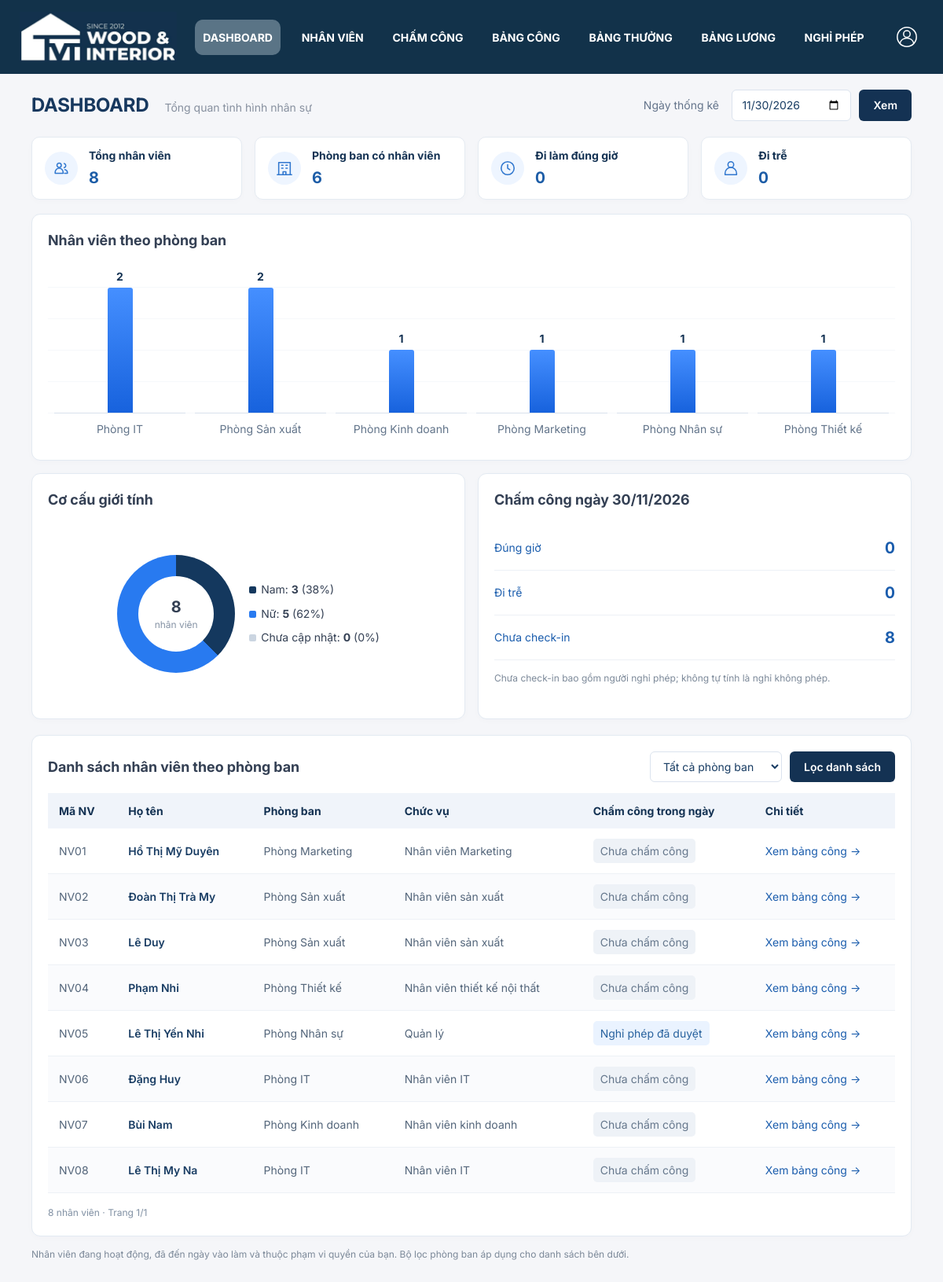
/dashboard/ (signed in), run on the app's committed database.
### nhan_vien/models.py (models this page shows, shortened)
class Department(models.Model):
    code = models.CharField('Mã phòng', max_length=30, unique=True)
    name = models.CharField('Tên phòng', max_length=150)
    allows_overtime = models.BooleanField('Phòng Sản xuất được phép OT', default=False)
    manager = models.ForeignKey('Employee', null=True, blank=True, on_delete=models.SET_NULL,
                                related_name='managed_departments', verbose_name='Trưởng phòng')
    class Meta:
        db_table = 'Phong_ban'
        constraints = [models.UniqueConstraint(fields=['allows_overtime'], condition=models.Q(allows_overtime=True),
                                               name='one_production_overtime_department')]
    def __str__(self):
        return self.name

class Employee(models.Model):
    GENDER_CHOICES = [('Nam', 'Nam'), ('Nữ', 'Nữ')]
    EMPLOYMENT_STATUS_CHOICES = [
        ('Đang làm việc', 'Đang làm việc'),
        ('Tạm nghỉ', 'Tạm nghỉ'),
        ('Đã nghỉ việc', 'Đã nghỉ việc'),
    ]
    code = models.CharField('Mã nhân viên', max_length=25, unique=True)
    full_name = models.CharField('Họ tên', max_length=255)
    user = models.OneToOneField(settings.AUTH_USER_MODEL, on_delete=models.PROTECT,
                               related_name='employee', verbose_name='Tài khoản')
    department = models.ForeignKey(Department, on_delete=models.PROTECT, verbose_name='Phòng ban')
    position = models.ForeignKey('Position', null=True, blank=True, on_delete=models.SET_NULL,
                                 related_name='employees', verbose_name='Chức vụ')
    avatar = models.FileField('Ảnh đại diện', upload_to='employees/avatars/', blank=True,
                              validators=[FileExtensionValidator(['jpg', 'jpeg', 'png', 'webp'])])
    national_id = models.CharField('CCCD', max_length=12, null=True, blank=True, unique=True)
    gender = models.CharField('Giới tính', max_length=10, choices=GENDER_CHOICES, blank=True)
    date_of_birth = models.DateField('Ngày sinh', null=True, blank=True)
    phone = models.CharField('Số điện thoại', max_length=15, null=True, blank=True, unique=True)
    address = models.CharField('Địa chỉ', max_length=255, blank=True)
    hire_date = models.DateField('Ngày vào làm')
    base_salary = models.DecimalField('Lương cơ bản', max_digits=16, decimal_places=2,
                                     validators=[MinValueValidator(0)])
    payroll_settings = models.JSONField('Thiết lập tính lương dùng chung', null=True, blank=True, default=None)
    is_active = models.BooleanField('Đang làm việc', default=True)
    employment_status = models.CharField('Trạng thái nhân viên', max_length=30,
                                         choices=EMPLOYMENT_STATUS_CHOICES,
                                         default='Đang làm việc')
    class Meta:
        ordering = ['code']
        db_table = 'Ho_so_ca_nhan'

class Position(models.Model):
    department = models.ForeignKey(Department, on_delete=models.PROTECT, related_name='positions')
    name = models.CharField('Tên chức vụ', max_length=255)
    salary_coefficient = models.DecimalField('Hệ số lương chức vụ', max_digits=4,
                                             decimal_places=1, validators=[MinValueValidator(0)])
    class Meta:
        db_table = 'Chuc_vu'
        ordering = ['department__name', 'name']
        constraints = [models.UniqueConstraint(fields=['department', 'name'], name='unique_position_per_department')]

### config/views.py (the view)
# urls.py: path('dashboard/', dashboard, name='dashboard'),
@login_required
def dashboard(request):
    if not has_role(request.user, HR, DIRECTOR, MANAGER):
        return redirect('bang_cong:danh-sach')
    form = DashboardFilter(request.user, request.GET)
    context = dashboard_context(request.user, form) if form.is_valid() else {}
    query = request.GET.copy()
    query.pop('page', None)
    context.update({'form': form, 'page_obj': Paginator(context.get('employee_rows', []), 10).get_page(request.GET.get('page')),
                    'page_query': query.urlencode()})
    return render(request, 'dashboard.html', context)

### config/dashboard.py
class DashboardFilter(forms.Form):
    date = forms.DateField(label='Ngày thống kê', widget=forms.DateInput(attrs={'type': 'date'}, format='%Y-%m-%d'))
    department = forms.ModelChoiceField(label='Phòng ban', queryset=Department.objects.none(), required=False, empty_label='Tất cả phòng ban')
    def __init__(self, user, data=None):
        values = {'date': timezone.localdate().isoformat()}
        if data:
            values.update(data.dict())
        super().__init__(values)
        self.fields['department'].queryset = Department.objects.filter(pk__in=visible_employees(user).values('department_id')).order_by('name')

### nhan_vien/access.py (called while the page is built)
def has_role(user, *roles):
    return user.is_authenticated and (user.is_superuser or user.groups.filter(name__in=roles).exists())

def visible_employees(user):
    employees = Employee.objects.select_related('department', 'user')
    if has_role(user, HR, DIRECTOR):
        return employees
    if has_role(user, MANAGER):
        return employees.filter(department__manager__user=user)
    return employees.filter(user=user)

### nhan_vien/templatetags/access_tags.py (called while the page is built)
@register.simple_tag
def role_allowed(user, *roles):
    return has_role(user, *roles)

### templates/dashboard.html (shortened to what this page needs)
{% extends 'base.html' %}{% load static %}
{% block extra_head %}<link rel="stylesheet" href="{% static 'css/dashboard.css' %}?v=links"><link rel="stylesheet" href="{% static 'css/dashboard-typography.css' %}?v=4">{% endblock %}
{% block content %}
<section class="db-page">
<header class="db-heading"><div><h1>Dashboard</h1><p>Tổng quan tình hình nhân sự</p></div><form method="get"><label for="id_date">Ngày thống kê</label>{{ form.date }}<button>Xem</button></form></header>
{% if form.errors %}<div class="alert alert-danger">{{ form.errors }}</div>{% else %}
<div class="db-cards">
<a class="db-card-link" href="{% url 'employees' %}?active_as_of={{ selected_day|date:'Y-m-d' }}"><span class="db-icon" aria-hidden="true"><svg viewBox="0 0 24 24"><circle cx="9" cy="8" r="3"/><path d="M3.5 19v-1.5a5.5 5.5 0 0 1 11 0V19zM16 5.5a3 3 0 0 1 0 5.8M17 14a4.5 4.5 0 0 1 3.5 4.4V19h-4"/></svg></span><div><h2>Tổng nhân viên</h2><strong>{{ total_employees }}</strong></div></a>
<a class="db-card-link" href="{% url 'departments' %}?date={{ selected_day|date:'Y-m-d' }}"><span class="db-icon" aria-hidden="true"><svg viewBox="0 0 24 24"><path d="M4 21V4h16v17M2 21h20M8 8h2m4 0h2M8 12h2m4 0h2M10 21v-4h4v4"/></svg></span><div><h2>Phòng ban có nhân viên</h2><strong>{{ department_count }}</strong></div></a>
<a class="db-card-link" href="{% url 'bang_cong:danh-sach' %}?month={{ selected_day.month }}&amp;year={{ selected_day.year }}&amp;day={{ selected_day|date:'Y-m-d' }}&amp;day_state=ontime"><span class="db-icon" aria-hidden="true"><svg viewBox="0 0 24 24"><circle cx="12" cy="12" r="9"/><path d="M12 7v5l3 2"/></svg></span><div><h2>Đi làm đúng giờ</h2><strong>{{ attendance_counts.ontime }}</strong></div></a>
<a class="db-card-link" href="{% url 'bang_cong:danh-sach' %}?month={{ selected_day.month }}&amp;year={{ selected_day.year }}&amp;day={{ selected_day|date:'Y-m-d' }}&amp;day_state=late"><span class="db-icon" aria-hidden="true"><svg viewBox="0 0 24 24"><circle cx="12" cy="7" r="4"/><path d="M4 21v-2a8 8 0 0 1 16 0v2z"/></svg></span><div><h2>Đi trễ</h2><strong>{{ attendance_counts.late }}</strong></div></a>
</div>
<div class="db-charts">
<article class="db-panel"><h2>Nhân viên theo phòng ban</h2><div class="db-bars">{% for department in departments %}<a class="db-bar-column" href="{% url 'employees' %}?active_as_of={{ selected_day|date:'Y-m-d' }}&amp;department={{ department.department_id }}"><div class="db-bar-track"><div class="db-bar" style="height:{{ department.height }}%"><strong>{{ department.total }}</strong></div></div><span>{{ department.department__name }}</span></a>{% empty %}<p>Chưa có dữ liệu nhân viên.</p>{% endfor %}</div></article>
<article class="db-panel"><h2>Cơ cấu giới tính</h2><div class="db-gender"><div class="db-donut" role="img" aria-label="Tổng {{ total_employees }} nhân viên; {% for item in genders %}{{ item.label }}: {{ item.count }}. {% endfor %}" style="background:conic-gradient(#14385e 0% {{ genders.0.end }}%,#287af0 {{ genders.0.end }}% {{ genders.1.end }}%,#cbd5e1 {{ genders.1.end }}% 100%)"><span>{{ total_employees }}<small>nhân viên</small></span></div><ul>{% for item in genders %}<li><a href="{% url 'employees' %}?active_as_of={{ selected_day|date:'Y-m-d' }}&amp;gender={{ item.value|urlencode }}"><i style="background:{{ item.color }}"></i>{{ item.label }}: <b>{{ item.count }}</b> ({{ item.percent }}%)</a></li>{% endfor %}</ul></div></article>
<article class="db-panel"><h2>Chấm công ngày {{ selected_day|date:'d/m/Y' }}</h2><dl class="db-attendance"><div><dt><a href="{% url 'bang_cong:danh-sach' %}?month={{ selected_day.month }}&amp;year={{ selected_day.year }}&amp;day={{ selected_day|date:'Y-m-d' }}&amp;day_state=ontime">Đúng giờ</a></dt><dd><a href="{% url 'bang_cong:danh-sach' %}?month={{ selected_day.month }}&amp;year={{ selected_day.year }}&amp;day={{ selected_day|date:'Y-m-d' }}&amp;day_state=ontime">{{ attendance_counts.ontime }}</a></dd></div><div><dt><a href="{% url 'bang_cong:danh-sach' %}?month={{ selected_day.month }}&amp;year={{ selected_day.year }}&amp;day={{ selected_day|date:'Y-m-d' }}&amp;day_state=late">Đi trễ</a></dt><dd><a href="{% url 'bang_cong:danh-sach' %}?month={{ selected_day.month }}&amp;year={{ selected_day.year }}&amp;day={{ selected_day|date:'Y-m-d' }}&amp;day_state=late">{{ attendance_counts.late }}</a></dd></div><div><dt><a href="{% url 'bang_cong:danh-sach' %}?month={{ selected_day.month }}&amp;year={{ selected_day.year }}&amp;day={{ selected_day|date:'Y-m-d' }}&amp;day_state=unchecked">Chưa check-in</a></dt><dd><a href="{% url 'bang_cong:danh-sach' %}?month={{ selected_day.month }}&amp;year={{ selected_day.year }}&amp;day={{ selected_day|date:'Y-m-d' }}&amp;day_state=unchecked">{{ attendance_counts.unchecked }}</a></dd></div></dl><p class="db-note">Chưa check-in bao gồm người nghỉ phép; không tự tính là nghỉ không phép.</p>{% if schedule_missing %}<p class="db-note">Chưa có ca cấu hình nên chưa phân loại đúng giờ/đi trễ.</p>{% endif %}</article>
</div>
<article class="db-panel db-list"><div class="db-list-heading"><h2>Danh sách nhân viên theo phòng ban</h2><form method="get">{{ form.department }}<button>Lọc danh sách</button></form></div>
<div class="db-table-scroll"><table><thead><tr><th>Mã NV</th><th>Họ tên</th><th>Phòng ban</th><th>Chức vụ</th><th>Chấm công trong ngày</th><th>Chi tiết</th></tr></thead><tbody>{% for row in page_obj %}<tr><td>{{ row.employee.code }}</td><td class="db-name">{{ row.employee.full_name }}</td><td>{{ row.employee.department.name }}</td><td>{{ row.employee.position.name|default:'Chưa cập nhật' }}</td><td><span class="db-state {{ row.state }}">{{ row.label }}</span></td><td><a href="{% url 'bang_cong:cong-nhan-vien' row.employee.pk %}?month={{ selected_day.month }}&amp;year={{ selected_day.year }}">Xem bảng công →</a></td></tr>{% empty %}<tr><td colspan="6" class="db-empty">Không có nhân viên trong phạm vi hoặc phòng ban đã chọn.</td></tr>{% endfor %}</tbody></table></div>
<footer class="db-list-footer"><span>{{ page_obj.paginator.count }} nhân viên · Trang {{ page_obj.number }}/{{ page_obj.paginator.num_pages }}</span></footer></article>
<p class="db-note">Nhân viên đang hoạt động, đã đến ngày vào làm và thuộc phạm vi quyền của bạn. Bộ lọc phòng ban áp dụng cho danh sách bên dưới.</p>
{% endif %}</section>
{% endblock %}

### static/css/navigation.css (style rules this page uses)
:root { --at-navy:#142f55; --at-gold:#ce9920; --at-muted:#7f8ba0; --at-line:#e0e6ee }
body { background:#f5f6f9; color:#22324b; font-family:Arial,"Segoe UI",sans-serif }

### static/css/dashboard-typography.css (style rules this page uses)
.db-page { color: #344054; font-family: inherit; font-size: 14px; }
.db-heading h1 { color: #17385e; font-size: 32px; font-family: inherit; font-weight: 750; line-height: 1.25; text-transform: uppercase; }
.db-heading p, .db-heading label, .db-page input, .db-page select, .db-page button { font-size: 14px; }
.db-cards h2 { font-size: 14px; line-height: 1.4; }
.db-cards strong { font-size: 32px; }
.db-panel h2, .db-list-heading h2 { font-size: 16px; font-weight: 700; line-height: 1.4; }
.db-page table, .db-page th, .db-page td, .db-gender ul { font-size: 14px; }
.db-bar-column > span, .db-bar strong, .db-state, .db-note, .db-list-footer { font-size: 13px; }
.db-cards > a { min-height: 80px; padding: 12px 16px; gap: 14px; border-radius: 10px; }
.db-icon { width: 42px; height: 42px; font-size: 24px; }
.db-icon svg { width: 22px; height: 22px; fill: none; stroke: currentColor; stroke-width: 1.7; stroke-linecap: round; stroke-linejoin: round; }
.db-cards h2 { margin: 0 0 4px; font-size: 12px; }
.db-cards strong { font-size: 28px; }

### static/css/typography.css (style rules this page uses)
:root { --tvt-font: "Inter", system-ui, sans-serif; --tvt-text: 14px; --tvt-page-title: 24px; --tvt-section-title: 18px; --tvt-number: 20px; --tvt-caption: 12px; --font-family-primary: var(--tvt-font); }
body { font-family: var(--tvt-font) !important; font-size: var(--tvt-text) !important; line-height: 1.5; font-optical-sizing: auto; -webkit-font-smoothing: antialiased; }
body :where(*:not(svg, svg *, [aria-hidden="true"], [aria-hidden="true"] *, .tvt-clock)) { font-family: var(--tvt-font) !important; font-size: inherit !important; }
body :is(h1, .h1, .bm-title, .bp-title, .bd-title, .pr-title, .tvt-main-title), body .pr-slip-period h2 { font-size: var(--tvt-page-title) !important; font-weight: 700; line-height: 1.35 !important; letter-spacing: normal !important; overflow-wrap: anywhere; }
body :is(h2, h3, h4, h5, h6, legend) { font-size: var(--tvt-section-title) !important; line-height: 1.4 !important; letter-spacing: normal !important; overflow-wrap: anywhere; }
body :is(.db-cards h2, .at-main-stat h2, .at-stat h3, .home-shortcut-copy strong, .tvt-greeting, .tvt-day-date) { font-size: var(--tvt-text) !important; line-height: 1.5 !important; }
body :is(table, th, td, caption, label, input, select, textarea, button, .btn, .button, .at-navlinks a, .at-account button, .record-scope a, .pr-button, .at-button, .employee-button, .leave-button, .tvt-punch-button, .submit-row a, .paginator, .actions) { font-size: var(--tvt-text) !important; }
body :is(input, select, textarea, button, .btn, .button, .pr-button, .at-button, .employee-button, .leave-button) { font-family: var(--tvt-font) !important; line-height: 1.4 !important; }
body :is(.db-cards strong, .db-donut > span, .db-attendance dd, .at-main-stat strong, .at-stat > strong, .at-mini-stats strong, .dp-total strong, .leave-stat-card strong, .tvt-stat-card strong, .tvt-time-summary strong, .pr-net strong, .pr-total dd, .pr-summary strong, .pr-stat strong) { font-size: var(--tvt-number) !important; font-variant-numeric: tabular-nums; line-height: 1.4 !important; letter-spacing: normal !important; }
body :is(small, .small, .help, .helptext, .form-text, .help-block, .eyebrow, .home-eyebrow, .dp-eyebrow, .tvt-eyebrow, .tvt-card-mark span, .leave-eyebrow, .leave-step, .proposal-eyebrow, .at-day-eyebrow, .db-note, .db-list-footer, .dp-footer, .dp-back, .dp-card-heading p, .at-breadcrumb, .at-muted, .pr-muted, .pr-draft, .pr-approval-note, .pr-input-summary, .pr-input-notice, .pr-source-details, .filter-note, .employee-list-meta, .leave-help, .leave-field-error, .proposal-field-help, .proposal-field-error, .tvt-checkin-footnote, .tvt-period-note, .tvt-overtime-note, .tvt-working-status, .status-pill, .at-pill, .bm-status, .bp-status, .history-status, .history-count, .leave-status, .code) { font-size: var(--tvt-caption) !important; line-height: 1.5 !important; letter-spacing: normal !important; }
body :is(.pr-line dt > span, .pr-slip-employee p, .pr-net p, .home-shortcut-copy small, .db-donut small, .at-main-stat .caption, .at-stat .at-muted) { font-size: var(--tvt-caption) !important; line-height: 1.5 !important; }
body :is(#nav-sidebar a, .sidebar a, .nav-sidebar a, .breadcrumbs, button, .btn, .button, .pr-button, .at-button, .employee-button, .leave-button) { overflow-wrap: anywhere; }

### data on the page
Department: {{ department.height }} 100 (drawn), total "2", department__name "Phòng IT"
Department: {{ department.height }} 100 (drawn), total "2", department__name "Phòng Sản xuất"
Department: {{ department.height }} 50 (drawn), total "1", department__name "Phòng Kinh doanh"
Department: {{ department.height }} 50 (drawn), total "1", department__name "Phòng Marketing"
Department: {{ department.height }} 50 (drawn), total "1", department__name "Phòng Nhân sự"
Department: {{ department.height }} 50 (drawn), total "1", department__name "Phòng Thiết kế"
Employee: employee.code "NV01", employee.full_name "Hồ Thị Mỹ Duyên", employee.department.name "Phòng Marketing", employee.position.name "Nhân viên Marketing", label "Chưa chấm công"
Employee: employee.code "NV02", employee.full_name "Đoàn Thị Trà My", employee.department.name "Phòng Sản xuất", employee.position.name "Nhân viên sản xuất", label "Chưa chấm công"
Employee: employee.code "NV03", employee.full_name "Lê Duy", employee.department.name "Phòng Sản xuất", employee.position.name "Nhân viên sản xuất", label "Chưa chấm công"
Employee: employee.code "NV04", employee.full_name "Phạm Nhi", employee.department.name "Phòng Thiết kế", employee.position.name "Nhân viên thiết kế nội thất", label "Chưa chấm công"
Employee: employee.code "NV05", employee.full_name "Lê Thị Yến Nhi", employee.department.name "Phòng Nhân sự", employee.position.name "Quản lý", label "Nghỉ phép đã duyệt"
Employee: employee.code "NV06", employee.full_name "Đặng Huy", employee.department.name "Phòng IT", employee.position.name "Nhân viên IT", label "Chưa chấm công"
Employee: employee.code "NV07", employee.full_name "Bùi Nam", employee.department.name "Phòng Kinh doanh", employee.position.name "Nhân viên kinh doanh", label "Chưa chấm công"
Employee: employee.code "NV08", employee.full_name "Lê Thị My Na", employee.department.name "Phòng IT", employee.position.name "Nhân viên IT", label "Chưa chấm công"

### other printed values
{{ total_employees }} "8"
{{ department_count }} "6"
{{ attendance_counts.ontime }} "0"
{{ attendance_counts.late }} "0"
{{ item.label }} "Nam" "Nữ" "Chưa cập nhật"
{{ item.count }} "3" "5" "0"
{{ item.percent }} "38" "62" "0"
{{ selected_day|date:'d/m/Y' }} "30/11/2026"
{{ attendance_counts.unchecked }} "8"
{{ page_obj.paginator.count }} "8"
{{ page_obj.number }} "1"
{{ page_obj.paginator.num_pages }} "1"
